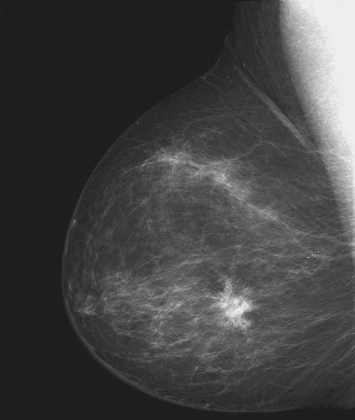
%> input picture GUI_EXample/I1.tif, 355 x 420 px, shrunk from 482 x 571 before the run
$ octave histo.m   (GNU Octave 9; MATLAB toolbox functions it lacks are replaced by stand-ins)
%> lines starting %> are read from the running program, lines starting %| are printed output that depends on the picture
% program to increase the contrast of an image by histogram equivalent
 clear all;clc
 [uFileName,uPathName] = uigetfile('*.*','Select an image'); % Get an image
%> the answer given: I1.tif
a=imread(uFileName);
%> a is the input picture: size 420x355 uint8; min 27, max 246, mean 66.7
%a=imread('I1.tif');
b=histeq(a);
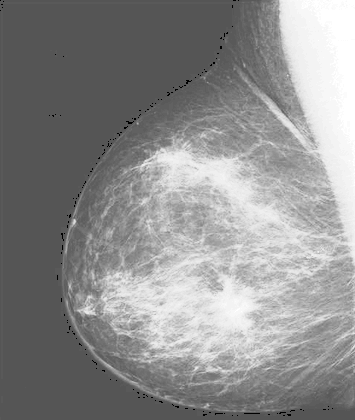
%> b: size 420x355 uint8; min 0, max 255, mean 141.2
figure
subplot(2,2,1),imshow(a),title('Original Image');
subplot(2,2,2),imshow(b),title('contrast Image');xlabel('Contrast increased by Histogram');
subplot(2,2,3),imhist(a),title('Histogram of Original Image');
subplot(2,2,4),imhist(b),title('Histogram of Contrast Image');
%> after `title('Histogram of Contrast Image')`:
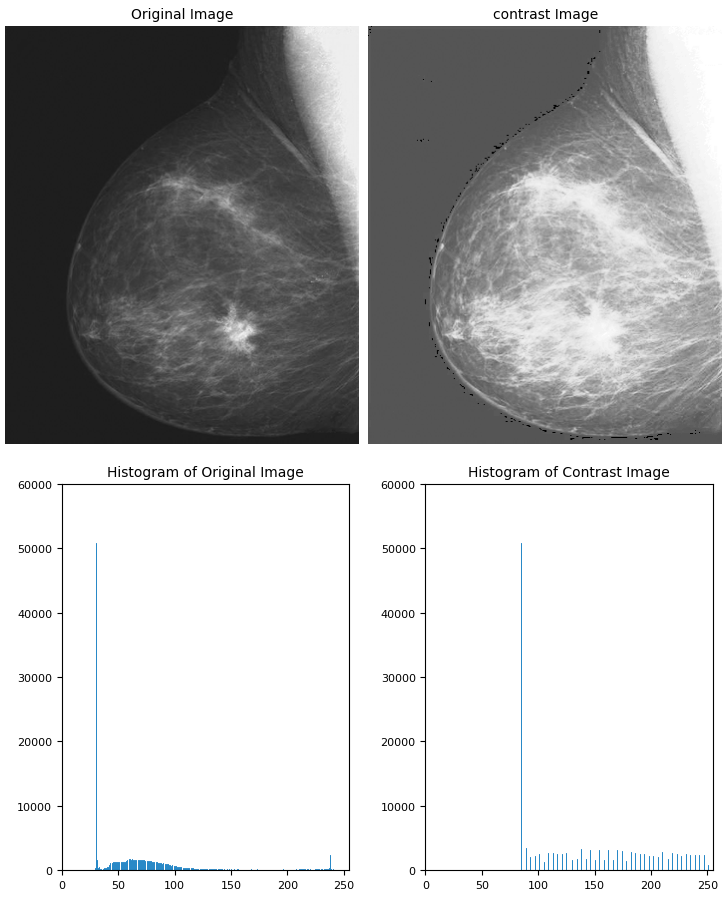
%> figure redrawn from the program's plot data, 4 panels

$ run again, with GUI_EXample/I3.tif copied over GUI_EXample/I1.tif
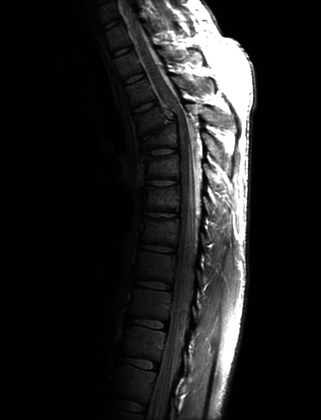
%> input picture GUI_EXample/I3.tif, 321 x 420 px, shrunk from 746 x 976 before the run
%> a is the input picture: size 420x321 uint8; min 0, max 255, mean 32.6
%> `b=histeq(a);`:
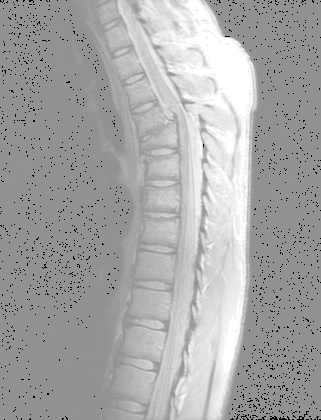
%> b: size 420x321 uint8; min 0, max 255, mean 166.7
%> `title('Histogram of Contrast Image')`:
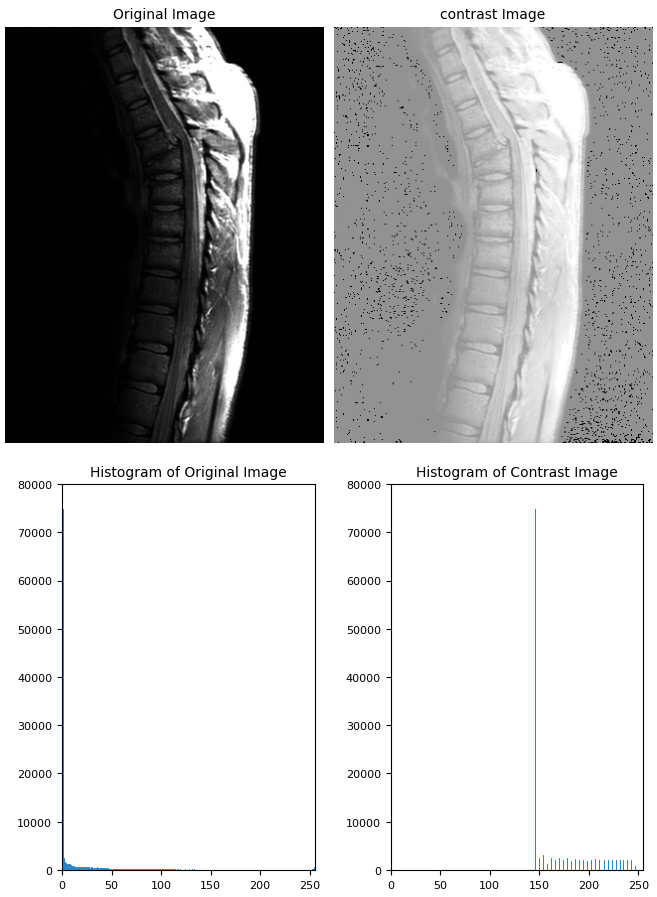
%> figure redrawn from the program's plot data, 4 panels

$ run again, with GUI_EXample/I4.tif copied over GUI_EXample/I1.tif
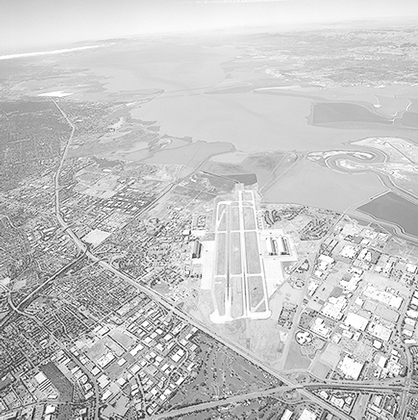
%> input picture GUI_EXample/I4.tif, 418 x 420 px, shrunk from 765 x 769 before the run
%> a is the input picture: size 420x418 uint8; min 5, max 255, mean 197
%> `b=histeq(a);`:
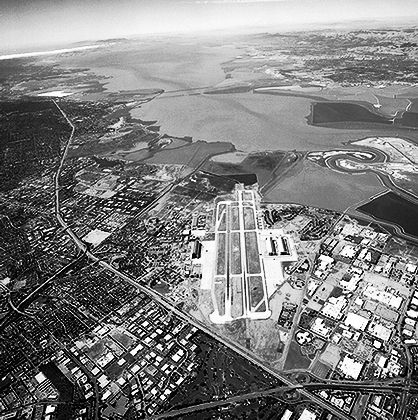
%> b: size 420x418 uint8; min 0, max 255, mean 126.8
%> `title('Histogram of Contrast Image')`:
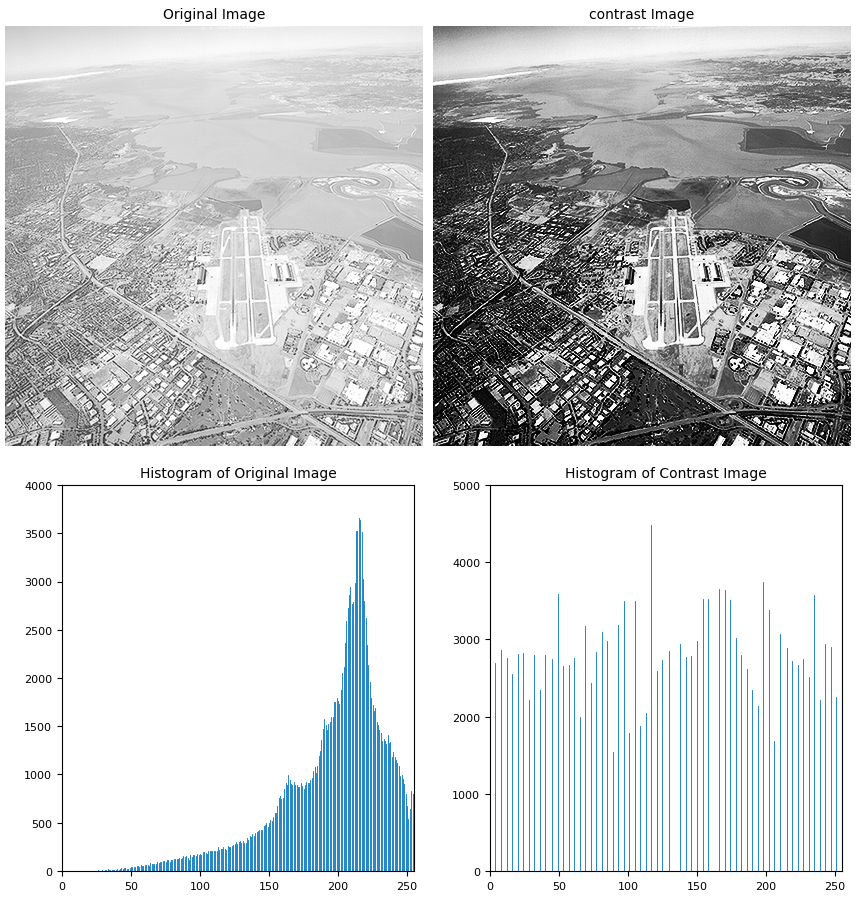
%> figure redrawn from the program's plot data, 4 panels

$ run again, with GUI_EXample/I5.tif copied over GUI_EXample/I1.tif
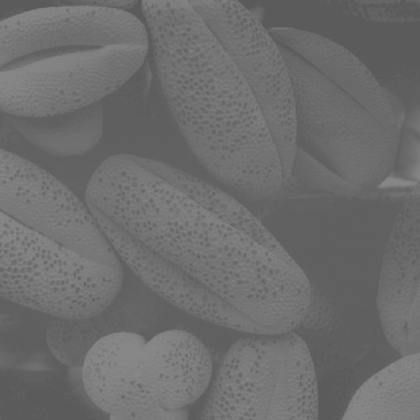
%> input picture GUI_EXample/I5.tif, 420 x 420 px, shrunk from 889 x 889 before the run
%> a is the input picture: size 420x420 uint8; min 89, max 137, mean 109.1
%> `b=histeq(a);`:
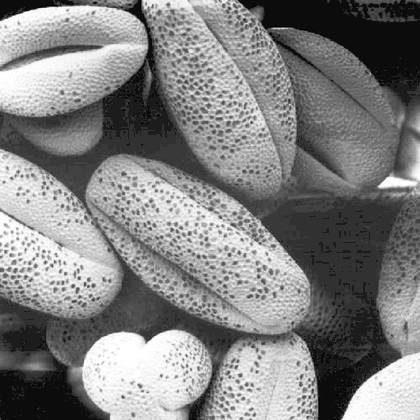
%> b: size 420x420 uint8; min 0, max 255, mean 129.6
%> `title('Histogram of Contrast Image')`:
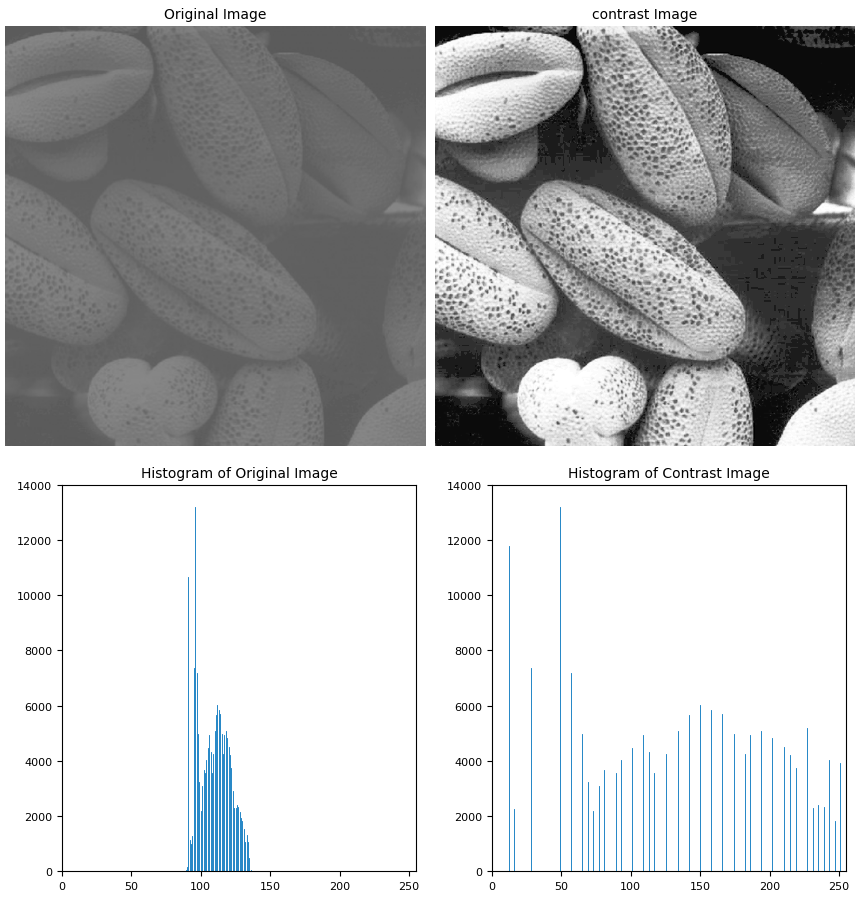
%> figure redrawn from the program's plot data, 4 panels
